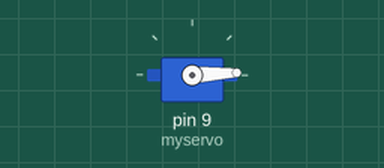
Simulated run of this sketch. Board: Arduino Uno, built with avr-gcc and run on an emulated ATmega328P. On the bench: servo.

Above: at 0.05 s.
At 0.65 s:
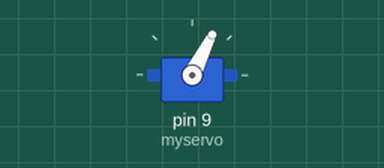
At 1.15 s:
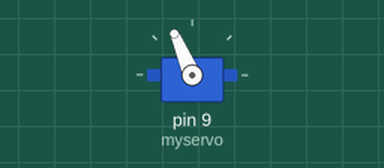
At 2.25 s:
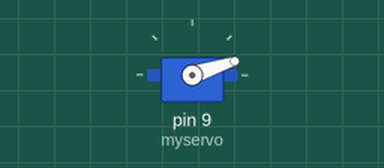
Timing chart, 0 to 5.6 s (numbered marks = the images above):
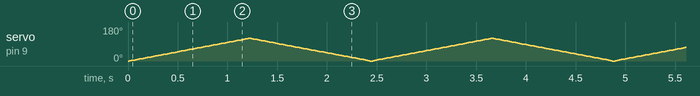

The sketch:

servo.ino
```cpp
//www.elegoo.com
//2016.12.08
#include <Servo.h>

Servo myservo;  // create servo object to control a servo
// twelve servo objects can be created on most boards

int pos = 0;    // variable to store the servo position

void setup() {
  myservo.attach(9);  // attaches the servo on pin 9 to the servo object
}

void loop() {
  for (pos = 0; pos <= 120; pos += 1) { // goes from 0 degrees to 180 degrees
    // in steps of 1 degree
    myservo.write(pos);              // tell servo to go to position in variable 'pos'
    delay(10);                       // waits 15ms for the servo to reach the position
  }
  for (pos = 120; pos >= 0; pos -= 1) { // goes from 180 degrees to 0 degrees
    myservo.write(pos);              // tell servo to go to position in variable 'pos'
    delay(10);                       // waits 15ms for the servo to reach the position
  }
}
```
